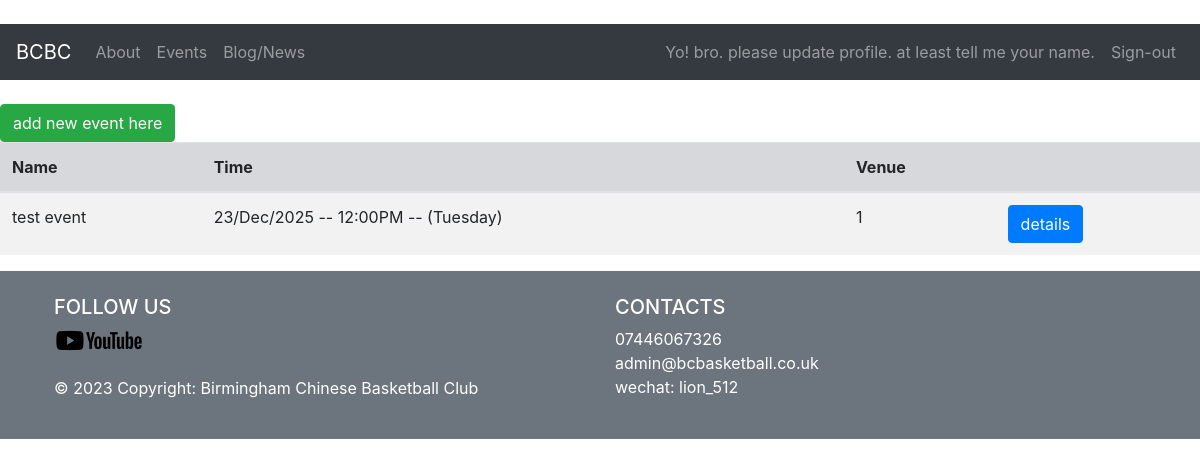
The page /all_events/ (signed in) on the database its author committed.
### event/models.py (models this page shows, shortened)
class Event(models.Model):
    DURATION_TYPE=(
        ('1','1'),
        ('1.5','1.5'),
        ('2','2'),
        ('2.5','2.5'),
        ('3','3'),
        ('3.5','3.5'),
        ('4','4'),
        ('others','others'),
    )
    name=models.CharField('Event Name',max_length=100)
    event_datetime=models.DateTimeField('Event Date')
    duration=models.CharField(max_length=10,choices=DURATION_TYPE,null=True)
    organiser= models.ForeignKey(User,null=True,blank=True,on_delete=models.CASCADE)
    venue=models.CharField('Venue address',max_length=200,null=True)
    max_players=models.SmallIntegerField(null=True,blank=True)
    price=models.CharField('Event price',max_length=50,null=True,blank=True)
    activity_note=models.TextField(max_length=200, null=True,blank=True)
    payment_qr=models.ImageField(blank=True,null=True,upload_to='images/') # looking into detial for sizegetattr(): attribute name must be string
    RSVP=models.ManyToManyField(Profile,blank=True,through='RSVP_Profile_inter')

### event/views.py (the view)
# urls.py: path('all_events/', views.all_events,name='all_events'),
def all_events(request):
    alert=False
    if request.method=='POST':
        messages.success(request,'sorry! you can register as a member to view the events')
        return HttpResponseRedirect('/all_events?alert=True')
    else:
        events=Event.objects.all()
        if 'alert' in request.GET:
            alert=True
    return render(request,'event/all_events.html',{'events':events,'alert':alert})

### templates/event/all_events.html (shortened to what this page needs)
{% extends 'master.html' %}
{% block content %}
    <br>
    {%  if user.is_authenticated %}
        <a class="btn btn-success"  href="{% url 'add_event' %}">add new event here</a> <br>
    {% endif %}
    <table class="table table-striped table-hove ">
        <thead class="table-secondary">
            <tr>
                <th scope="col">Name</th>
                <th scope="col">Time</th>
                <th scope="col">Venue</th>
                <th scope="col"> </th>
            </tr>
        </thead>
        <tbody>
            {% for event in events %}
                <tr>
                    <td>{{ event.name }}</td>
                    {% if user.is_authenticated %}
                        <td>{{ event.event_datetime | date:'d/M/Y -- g:iA -- (l)'}}</td>
                    {% else %}
                        <td>{{ event.event_datetime | date:'d/M/Y (l)'}}</td>
                    {% endif %}
                    <td>{{ event.venue }}</td>
                    <td >
                        {% if user.is_authenticated %}
                            <a class='btn btn-primary' href="{% url 'event_detail' event.id %}">details</a>
                        {% else %}
                            <form action="" method="POST">
                                {% csrf_token %}
                                <input type='submit' class='btn btn-primary' href="{% url 'all_events' %}" value="details"></input>
                            </form>
                        {% endif %}
                    </td>
                </tr>
            {% endfor %}
        </tbody>
    </table>
{% endblock %}

### rows shown on the page
Event: name "test event", event_datetime "23/Dec/2025 -- 12:00PM -- (Tuesday)", venue "1"
